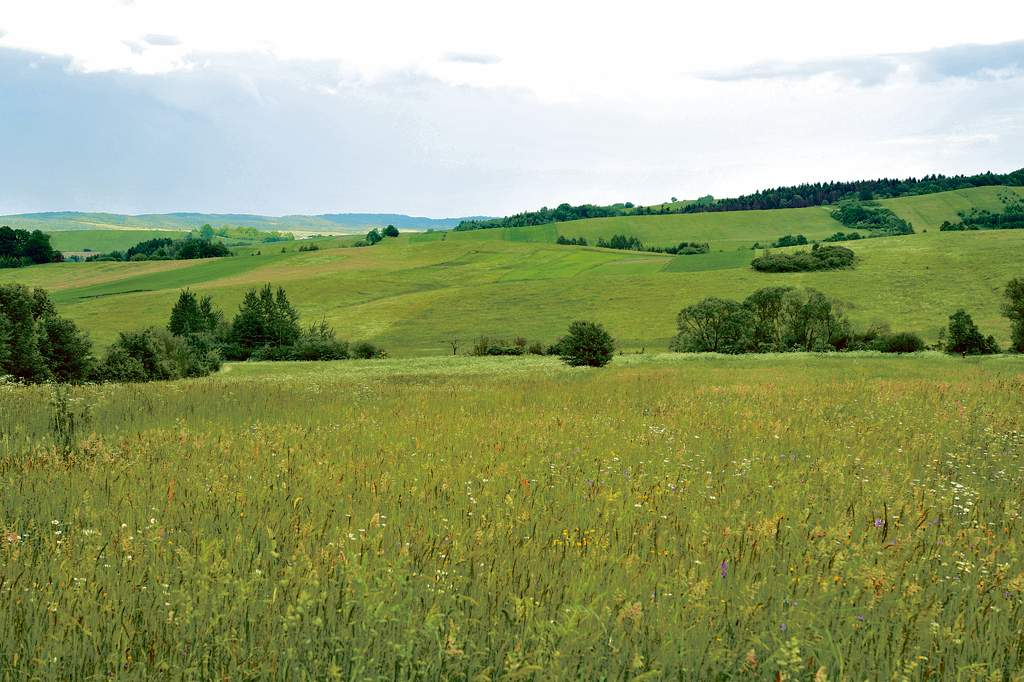
#> input picture lab7/obraz.jpg, 1024 x 682 px
$ python lab7.py
#> lines starting #> are read from the running program, lines starting #| are printed output that depends on the picture; after the words box and inside, x2 and y2 are one past the last pixel; in counts of white or black regions, pixels touching at a corner belong together; pictures that were not available may be replaced by others from this repository, and a replacement may not be noted
from PIL import Image

im = Image.open('obraz.jpg')
#> im is the input picture: PIL image 1024x682 RGB; mean R, G, B 148.5, 159.6, 111.8
yoda = Image.open('baby_yoda.jpg')
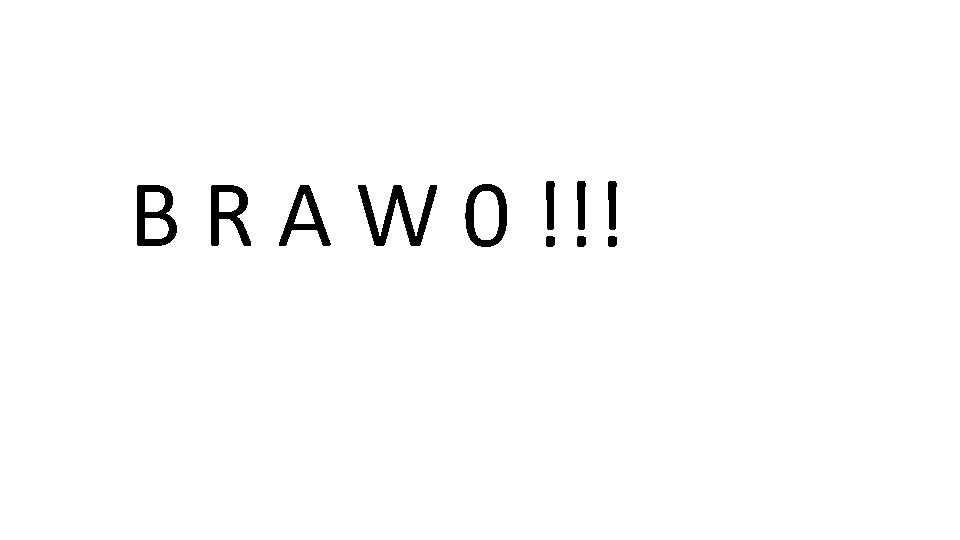
#> input picture lab5/brawo.bmp, 960 x 540 px, given in place of baby_yoda.jpg, which was not available
#> yoda is the input picture: PIL image 960x540 1; 98.5% white; 11 black regions, largest, box (x1, y1, x2, y2) and area: (358, 185, 437, 246) 1740, (137, 185, 177, 246) 1319, (211, 185, 251, 246) 1210


def zakres(w, h):
    return [(i, j) for i in range(w) for j in range(h)]


# zad 1
def rysuj_kwadrat_max(obraz, m, n, k):
#> called with m = 200, n = 100, k = 50
    obraz1 = obraz.copy()
    pix = obraz.load()
    pix1 = obraz1.load()
    d = int(k / 2)
    temp = [0, 0, 0]
    for a in range(k):
        for b in range(k):
            x = m + a - d
            y = n + b - d
            pixel = pix[x, y]
            temp[0] = max(temp[0], pixel[0])
            temp[1] = max(temp[1], pixel[1])
            temp[2] = max(temp[2], pixel[2])
#> after the loop, temp = [224, 238, 248]
    for a in range(k):
        for b in range(k):
            x = m + a - d
            y = n + b - d
            pix1[x, y] = (int(temp[0]), int(temp[1]), int(temp[2]))
    return obraz1


def rysuj_kwadrat_min(obraz, m, n, k):
    obraz1 = obraz.copy()
    pix = obraz.load()
    pix1 = obraz1.load()
    d = int(k / 2)
    temp = [0, 0, 0]
    for a in range(k):
        for b in range(k):
            x = m + a - d
            y = n + b - d
            pixel = pix[x, y]
            temp[0] = min(temp[0], pixel[0])
            temp[1] = min(temp[1], pixel[1])
            temp[2] = min(temp[2], pixel[2])
    for a in range(k):
        for b in range(k):
            x = m + a - d
            y = n + b - d
            pix1[x, y] = (int(temp[0]), int(temp[1]), int(temp[2]))
    return obraz1


rys_max = rysuj_kwadrat_max(im, 200, 100, 50)
rys_max2 = rysuj_kwadrat_max(rys_max, 400, 200, 100)
rys_max3 = rysuj_kwadrat_max(rys_max2, 800, 400, 200)
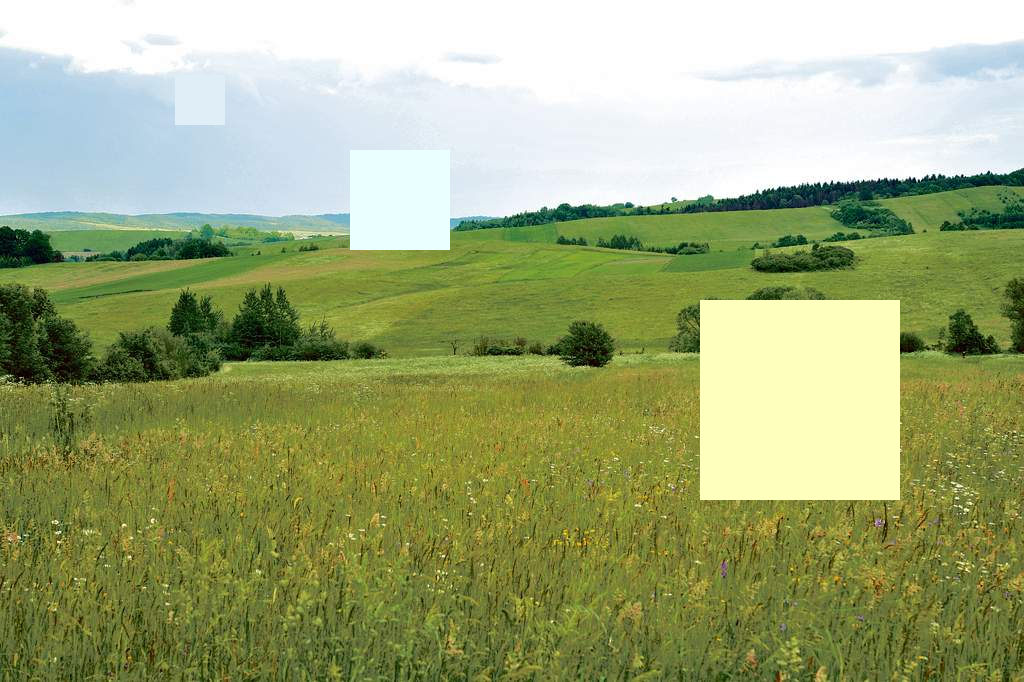
#> rys_max3: PIL image 1024x682 RGB; mean R, G, B 157.1, 167.6, 120.5
rys_max3.save("obraz1.png")

rys_min = rysuj_kwadrat_min(im, 200, 100, 50)
#> after the loop in rysuj_kwadrat_min, `for a in range(k):`: temp = [0, 0, 0]
rys_min2 = rysuj_kwadrat_min(rys_min, 400, 200, 100)
rys_min3 = rysuj_kwadrat_min(rys_min2, 800, 400, 200)
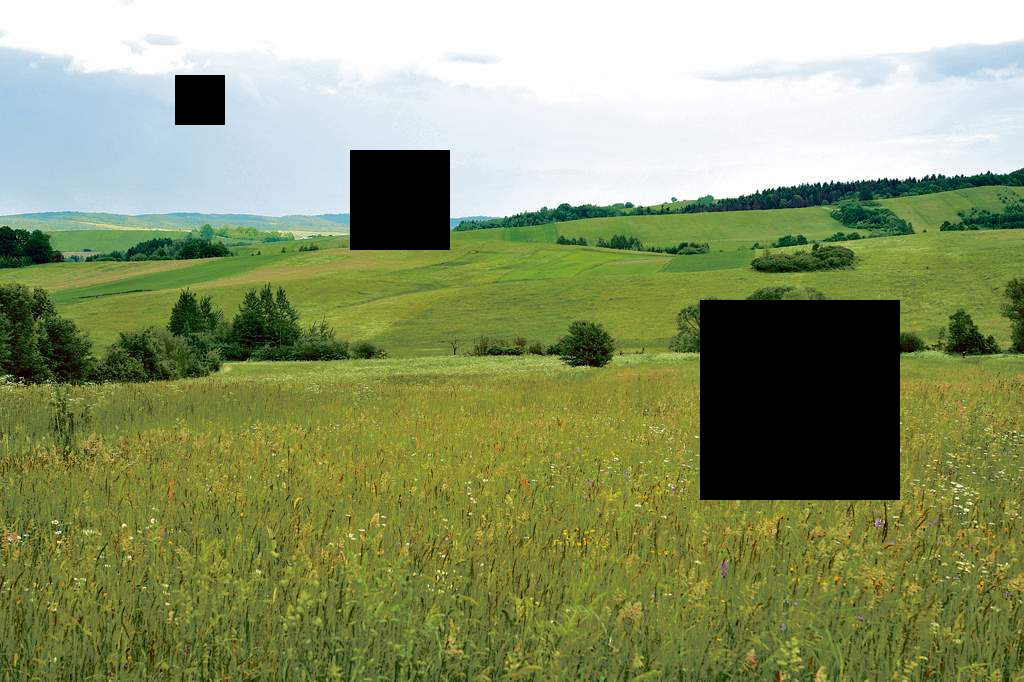
#> rys_min3: PIL image 1024x682 RGB; mean R, G, B 138.3, 148.5, 105.1
rys_min3.save("obraz2.png")


# zad 2
def wytnij_kolo(obraz, m_s, n_s, m_k, n_k, r):
#> called with m_s = 30, n_s = 30, m_k = 20, n_k = 400, r = 30
    obraz1 = obraz.copy()
    w, h = obraz.size
#> w = 1024; h = 682
    for i, j in zakres(w, h):
        if (i - m_s) ** 2 + (j - n_s) ** 2 < r ** 2:
            kolor = obraz1.getpixel((i, j))
            if 0 <= m_k + i - m_s < w and 0 <= n_k + j - n_s < h:
                obraz1.putpixel((m_k + i - m_s, n_k + j - n_s), kolor)
#> this loop made 698368 passes
#> kolor on passes 706 to 717: (255, 255, 255), (252, 252, 252), (252, 252, 252), (252, 252, 252), (251, 251, 251), (249, 249, 249), (245, 245, 245), (242, 242, 242), (238, 242, 241), (227, 238, 234), (226, 238, 234), (226, 237, 233)
    return obraz1


wyt_kolo = wytnij_kolo(im, 30, 30, 20, 400, 30)
wyt_kolo.save("obraz3.png")
wyt_kolo1 = wytnij_kolo(wyt_kolo, 30, 30, 100, 200, 30)
#> the loop in wytnij_kolo (call 2), `for i, j in zakres(w, h):` made 698368 passes
wyt_kolo2 = wytnij_kolo(wyt_kolo1, 30, 30, 20, 300, 30)
wyt_kolo3 = wytnij_kolo(wyt_kolo2, 30, 30, 200, 300, 30)
wyt_kolo4 = wytnij_kolo(wyt_kolo3, 30, 30, 200, 400, 30)
wyt_kolo5 = wytnij_kolo(wyt_kolo4, 30, 30, 100, 500, 30)
#> the loop in wytnij_kolo (call 6), `for i, j in zakres(w, h):` made 698368 passes
#> after the loop in wytnij_kolo (call 6), `for i, j in zakres(w, h):`:
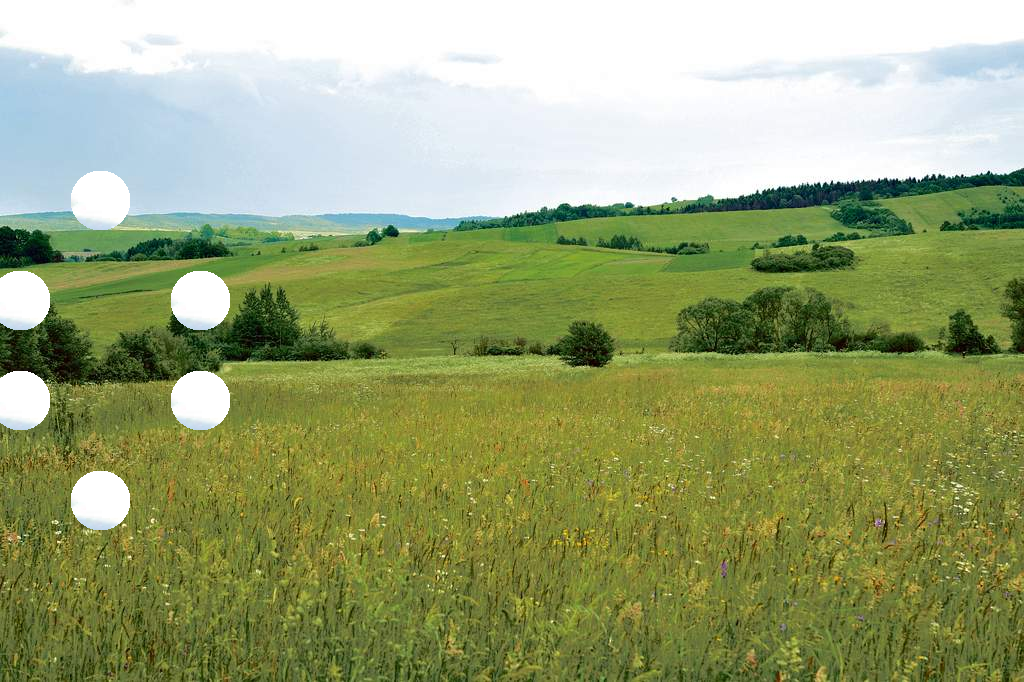
#> obraz1: PIL image 1024x682 RGB; mean R, G, B 151.7, 162.4, 115.9
wyt_kolo5.save("obraz4.png")


# zad 3
def odbij_w_pionie(obraz):
    img = obraz.copy()
    w, h = obraz.size
#> w = 960; h = 540
    px = img.load()
    for i in range(w):
        for j in range(h):
            px[i, j] = px[w - 1 - i, j]
    return img


def odbij_w_pionie1(obraz):
    px0 = obraz.load()
    img = obraz.copy()
    w, h = obraz.size
    px = img.load()
    for i in range(w):
        for j in range(h):
            px[i, j] = px0[w - 1 - i, j]
    return img


odbij = odbij_w_pionie(yoda)
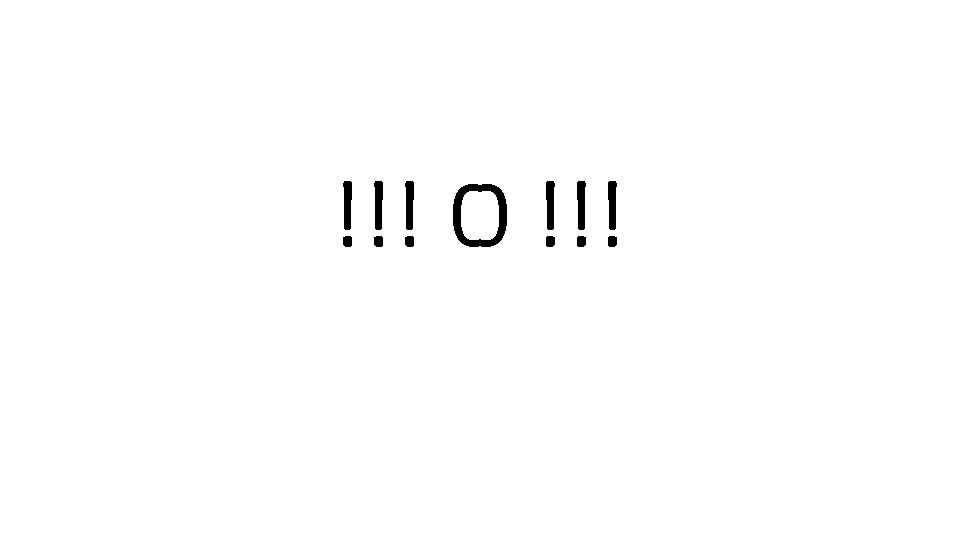
#> odbij: PIL image 960x540 1; 99.2% white; 13 black regions, largest, box (x1, y1, x2, y2) and area: (453, 184, 507, 247) 1304, (343, 181, 352, 230) 363, (374, 181, 383, 230) 363
odbij1 = odbij_w_pionie1(yoda)
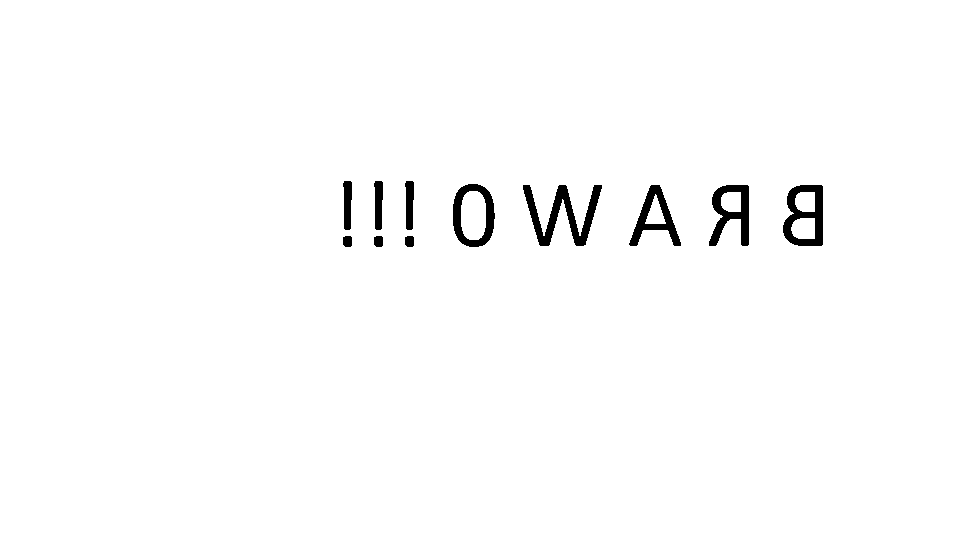
#> odbij1: PIL image 960x540 1; 98.5% white; 11 black regions, largest, box (x1, y1, x2, y2) and area: (523, 185, 602, 246) 1740, (783, 185, 823, 246) 1319, (709, 185, 749, 246) 1210
odbij.show()
odbij1.show()
